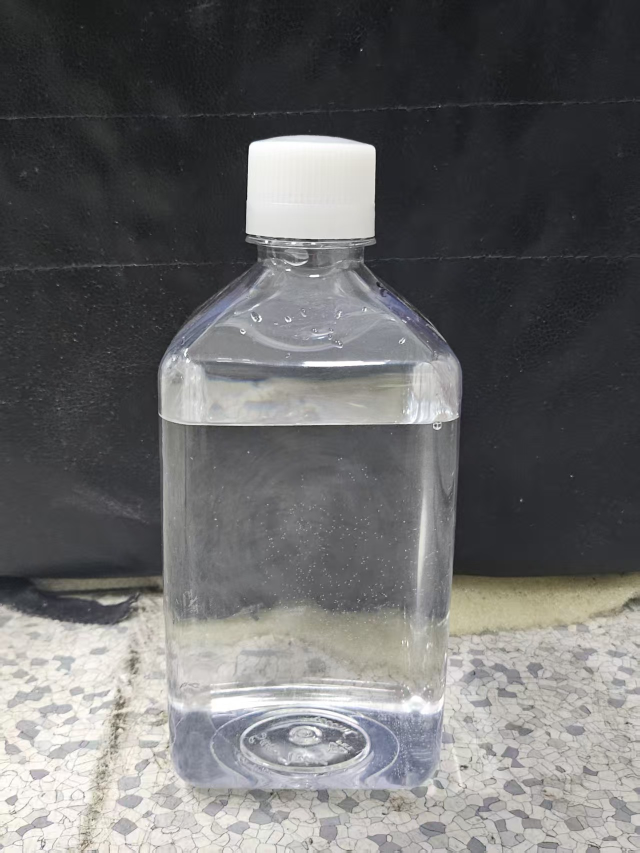
#> input picture detect/1.jpg, 1279 x 1706 px, given in place of the camera (shown at 1/2 size)
$ python simple_test.py   (older library calls are emulated)
#> lines starting #> are read from the running program, lines starting #| are printed output that depends on the picture; after the words box and inside, x2 and y2 are one past the last pixel; in counts of white or black regions, pixels touching at a corner belong together
#> the answer given: 1
### detect/bottle_fill_detector.py
#!/usr/bin/env python3
"""
瓶子液体装满检测脚本
用于实时检测瓶子是否装满液体，可集成到LabVIEW中作为布尔控件
"""

import cv2
import numpy as np
import logging
from typing import Tuple, Optional, Dict, Any
from dataclasses import dataclass
from enum import Enum


class DetectionStatus(Enum):
    """检测状态枚举"""
    NOT_DETECTED = 0
    FILLED = 1
    NOT_FILLED = 2
    ERROR = 3


@dataclass
class DetectionConfig:
    """检测配置参数"""
    # 图像处理参数
    canny_threshold1: int = 50
    canny_threshold2: int = 150
    blur_kernel_size: int = 5

    # 检测参数
    min_bottle_area: int = 1000
    max_bottle_area: int = 50000
    fill_threshold_ratio: float = 0.7  # 液面高度占瓶高的比例阈值

    # ROI参数
    roi_top_ratio: float = 0.1  # ROI顶部占图像比例
    roi_bottom_ratio: float = 0.9  # ROI底部占图像比例

    # 调试参数
    debug_mode: bool = False
    save_debug_images: bool = False


class BottleFillDetector:
    """瓶子液体装满检测器"""

    def __init__(self, config: Optional[DetectionConfig] = None):
        self.config = config or DetectionConfig()
        self.logger = self._setup_logger()
        self.camera = None

    def _setup_logger(self) -> logging.Logger:
        """设置日志记录器"""
        logger = logging.getLogger('BottleFillDetector')
        logger.setLevel(logging.INFO)

        if not logger.handlers:
            handler = logging.StreamHandler()
            formatter = logging.Formatter(
                '%(asctime)s - %(name)s - %(levelname)s - %(message)s'
            )
            handler.setFormatter(formatter)
            logger.addHandler(handler)

        return logger

    def initialize_camera(self, camera_id: int = 0, width: int = 640, height: int = 480) -> bool:
        """初始化摄像头"""
#> in simple_visualization_test, frame is the input picture: shape (1706, 1279, 3); mean B, G, R 105.8, 105.4, 105.5
        try:
            self.camera = cv2.VideoCapture(camera_id)
            self.camera.set(cv2.CAP_PROP_FRAME_WIDTH, width)
            self.camera.set(cv2.CAP_PROP_FRAME_HEIGHT, height)

            if not self.camera.isOpened():
                self.logger.error("无法打开摄像头")
                return False

            self.logger.info(f"摄像头初始化成功: {width}x{height}")
            return True

        except Exception as e:
            self.logger.error(f"摄像头初始化失败: {e}")
            return False

    def release_camera(self):
        """释放摄像头资源"""
        if self.camera:
            self.camera.release()
            self.camera = None
            self.logger.info("摄像头已释放")

    # [17 lines left out: function preprocess_image, not called in this run]

    def detect_bottle_and_liquid_level(self, image: np.ndarray) -> Tuple[DetectionStatus, float, Dict[str, Any]]:
        """
        改进的瓶子液面检测算法 - 针对透明瓶子优化

        Returns:
            status: 检测状态
            fill_ratio: 液面高度占瓶高的比例 (-1 表示检测失败)
            debug_info: 调试信息，包含检测框坐标
        """
        try:
            # 1. 多种颜色分割策略 - 适应不同瓶子颜色
            hsv = cv2.cvtColor(image, cv2.COLOR_BGR2HSV)
#> hsv: shape (1706, 1279, 3); mean H, S, V 85, 17.6, 108.7

            # 策略1: 透明/白色瓶子
            lower_transparent = np.array([0, 0, 100])
            upper_transparent = np.array([180, 60, 255])
            transparent_mask = cv2.inRange(hsv, lower_transparent, upper_transparent)
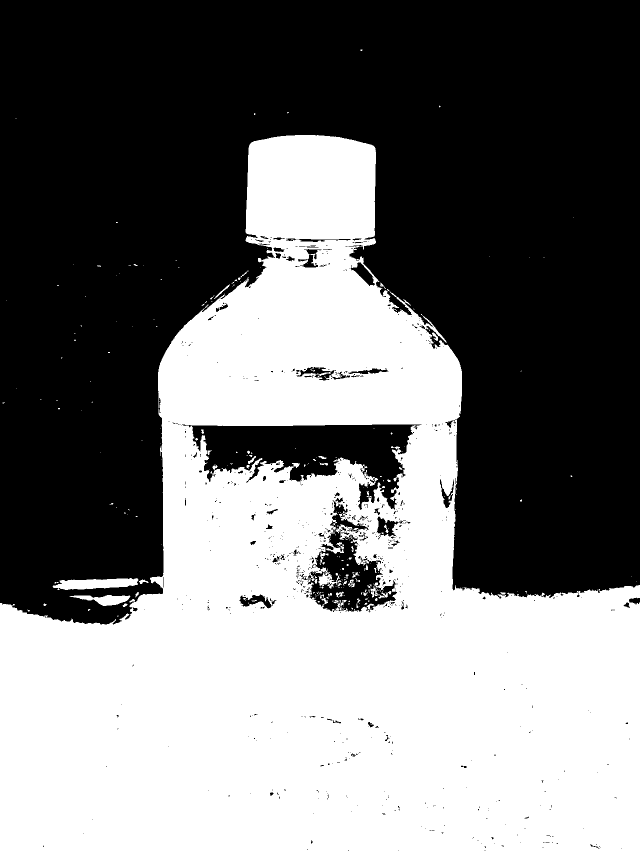
#> transparent_mask: shape (1706, 1279) (shown at 1/2 size); 46.1% white; 283 white regions (232 under 20 px), largest, box (x1, y1, x2, y2) and area: (0, 270, 1279, 1706) 999127, (105, 1156, 277, 1180) 2798, (139, 1190, 261, 1212) 1361

            # 策略2: 淡蓝色瓶子（常见液体瓶）
            lower_blue = np.array([90, 30, 100])
            upper_blue = np.array([130, 150, 255])
            blue_mask = cv2.inRange(hsv, lower_blue, upper_blue)
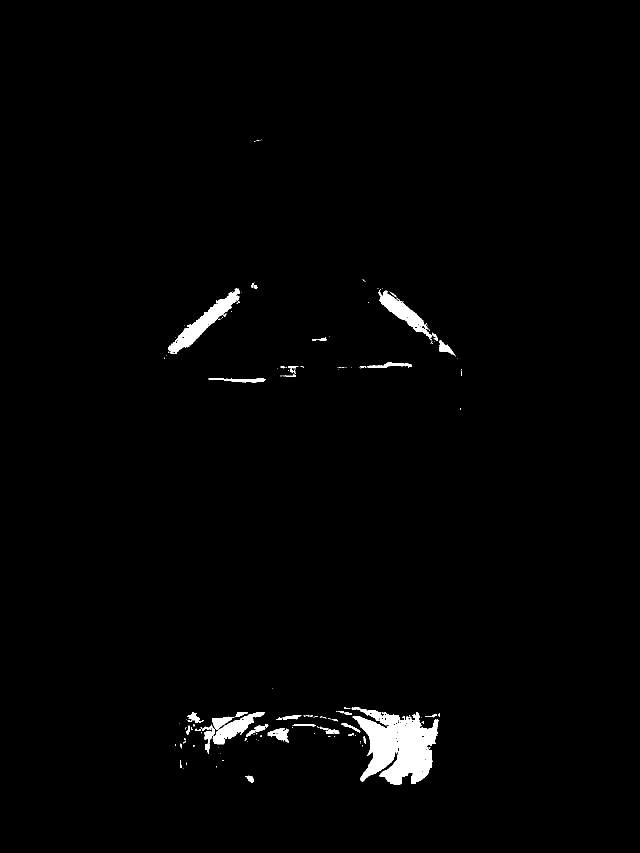
#> blue_mask: shape (1706, 1279) (shown at 1/2 size); 1.4% white; 156 white regions (120 under 20 px), largest, box (x1, y1, x2, y2) and area: (703, 1415, 878, 1570) 15668, (336, 576, 480, 708) 4288, (756, 579, 864, 681) 2846

            # 策略3: 灰色/银色瓶子
            lower_gray = np.array([0, 0, 50])
            upper_gray = np.array([180, 50, 200])
            gray_mask = cv2.inRange(hsv, lower_gray, upper_gray)
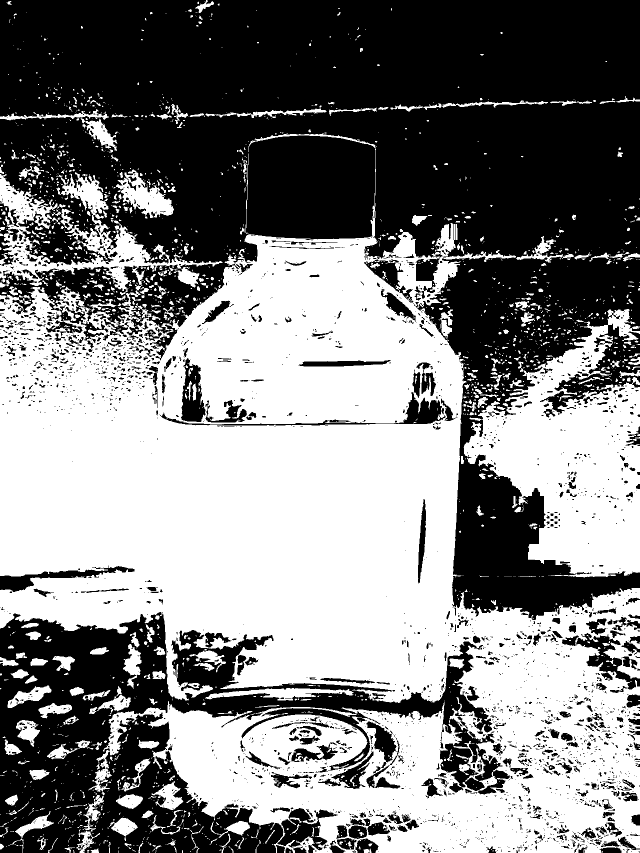
#> gray_mask: shape (1706, 1279) (shown at 1/2 size); 51.2% white; 2832 black regions (2258 under 20 px), largest, box (x1, y1, x2, y2) and area: (0, 0, 1279, 1240) 776404, (0, 1224, 1020, 1706) 188811, (555, 1616, 675, 1706) 4583

            # 合并所有策略的掩码
            bottle_mask = cv2.bitwise_or(transparent_mask, blue_mask)
#> bottle_mask: shape (1706, 1279); 46.2% white; 281 white regions (230 under 20 px), largest, box (x1, y1, x2, y2) and area: (0, 270, 1279, 1706) 1000152, (105, 1156, 277, 1180) 2798, (139, 1190, 261, 1212) 1361
            bottle_mask = cv2.bitwise_or(bottle_mask, gray_mask)
#> bottle_mask: shape (1706, 1279); 65.9% white; 1103 black regions (866 under 20 px), largest, box (x1, y1, x2, y2) and area: (0, 0, 1279, 1197) 716501, (0, 1131, 270, 1184) 3893, (728, 519, 827, 605) 2408

            # 2. 形态学处理 - 清理噪声
            kernel = cv2.getStructuringElement(cv2.MORPH_RECT, (7, 7))
            bottle_mask = cv2.morphologyEx(bottle_mask, cv2.MORPH_CLOSE, kernel)
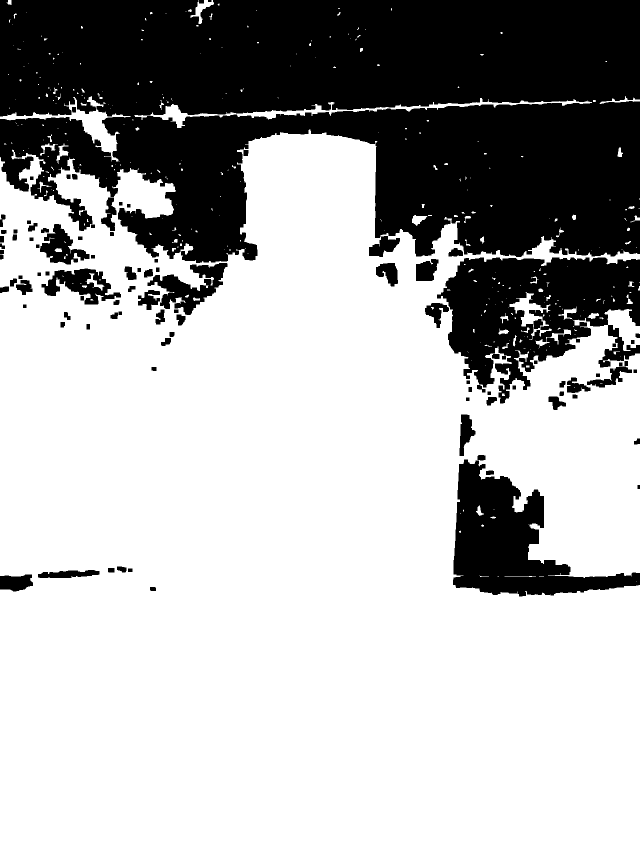
#> bottle_mask: shape (1706, 1279) (shown at 1/2 size); 69.1% white; 101 black regions, largest, box (x1, y1, x2, y2) and area: (0, 0, 1279, 526) 523535, (874, 515, 1279, 807) 66775, (906, 919, 1279, 1193) 44143
            bottle_mask = cv2.morphologyEx(bottle_mask, cv2.MORPH_OPEN, kernel)
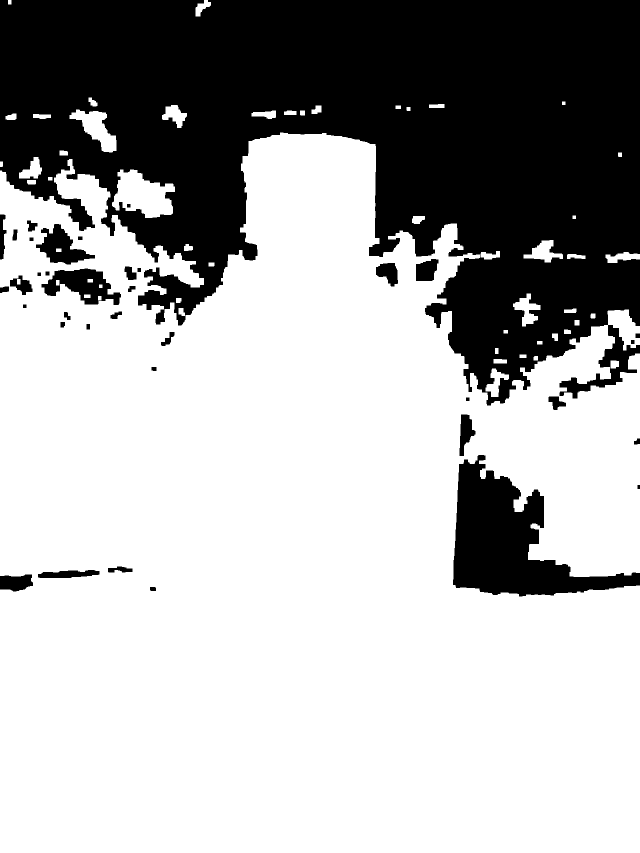
#> bottle_mask: shape (1706, 1279) (shown at 1/2 size); 68.2% white; 37 black regions

            # 保存调试图像（如果开启调试模式）
            if self.config.debug_mode and self.config.save_debug_images:
                cv2.imwrite("debug_mask.jpg", bottle_mask)

            # 3. 寻找潜在瓶子区域
            contours, _ = cv2.findContours(bottle_mask, cv2.RETR_EXTERNAL, cv2.CHAIN_APPROX_SIMPLE)
#> contours = 47 contours; largest, box (x1, y1, x2, y2) and area: (0, 265, 1279, 1706) 1477474, (224, 339, 350, 436) 7566, (139, 219, 233, 305) 3478, (1047, 480, 1126, 525) 1572, (1026, 587, 1081, 653) 1508

            if not contours:
                return DetectionStatus.NOT_DETECTED, -1.0, {"error": "未找到瓶子轮廓", "bbox": None}

            # 4. 瓶子识别 - 基于形状和尺寸特征
            potential_bottles = []

            for contour in contours:
                area = cv2.contourArea(contour)

                # 面积过滤
                if area < self.config.min_bottle_area or area > self.config.max_bottle_area:
                    continue

                # 获取边界框
                x, y, w, h = cv2.boundingRect(contour)

                # 形状分析 - 瓶子应该是高大于宽的矩形
                aspect_ratio = h / w if w > 0 else 0
                if aspect_ratio < 1.0:  # 进一步降低要求：高度至少等于宽度
                    continue

                # 计算轮廓的矩形度
                rect_area = w * h
                if rect_area == 0:
                    continue

                rectness = area / rect_area

                # 降低矩形度要求，适应透明瓶子
                if rectness < 0.4:  # 瓶子应该有基本的矩形度
                    continue

                # 计算综合评分（考虑多个因素）
                score = 0
                score += area / 500.0   # 面积权重（降低要求）
                score += rectness * 3   # 矩形度权重（降低权重）
                score += aspect_ratio * 2  # 长宽比权重

                # 位置权重（图像中心区域的瓶子更可能是目标）
                image_center_x = image.shape[1] / 2
                image_center_y = image.shape[0] / 2
                box_center_x = x + w/2
                box_center_y = y + h/2
                distance_from_center = np.sqrt((box_center_x - image_center_x)**2 + (box_center_y - image_center_y)**2)
                max_distance = np.sqrt(image.shape[0]**2 + image.shape[1]**2) / 2
                position_score = 1.0 - (distance_from_center / max_distance)
                score += position_score * 3

                potential_bottles.append({
                    'contour': contour,
                    'bbox': (x, y, w, h),
                    'area': area,
                    'rectness': rectness,
                    'aspect_ratio': aspect_ratio,
                    'score': score
                })
#> this loop made 47 passes
#> area on passes 2, 3, 4, 8, 10, 12, 13, 14: 218, 198.5, 62, 126, 98, 78.5, 157.5, 136
#> after the loop, potential_bottles = 1 item

            if not potential_bottles:
                return DetectionStatus.NOT_DETECTED, -1.0, {
                    "error": "未找到符合瓶子特征的轮廓",
                    "suggestion": "请检查瓶子是否完整可见，或调整检测参数",
                    "bbox": None
                }

            # 选择最佳瓶子
            best_bottle_info = max(potential_bottles, key=lambda x: x['score'])
#> best_bottle_info = {'contour': contour of 57 points, box (x1, y1, x2, y2) (1026, 587, 1081, 653), area 1508, 'bbox': (1026, 587, 55, 66), 'area': 1508, 'rectness': 0.415, 'aspect_ratio': 1.2, 'score': 8.33}
            x, y, w, h = best_bottle_info['bbox']
#> x = 1026; y = 587; w = 55; h = 66

            # 5. 液面检测 - 在瓶子区域内寻找液体界面
            bottle_roi = image[y:y+h, x:x+w]
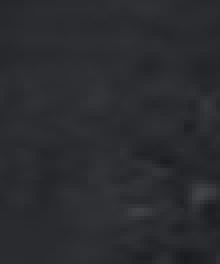
#> bottle_roi: shape (66, 55, 3) (shown 4 times larger); mean B, G, R 47.8, 43.8, 42.8

            # 转换为灰度并增强对比度
            gray_roi = cv2.cvtColor(bottle_roi, cv2.COLOR_BGR2GRAY)
            clahe = cv2.createCLAHE(clipLimit=2.0, tileGridSize=(8, 8))
            enhanced_roi = clahe.apply(gray_roi)
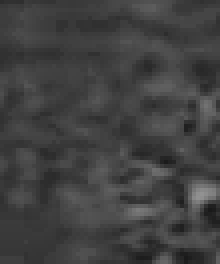
#> enhanced_roi: shape (66, 55) (shown 4 times larger); min 25, max 146, mean 65

            # 寻找水平边缘（液面线）
            sobel_y = cv2.Sobel(enhanced_roi, cv2.CV_64F, 0, 1, ksize=3)
            edge_strength = np.abs(sobel_y)
#> (the rest of the program and of its run is left out)
